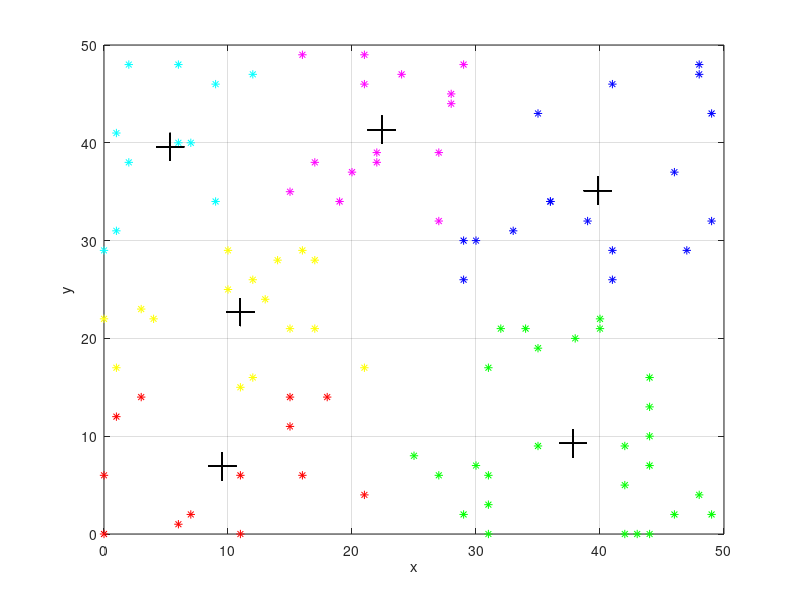

Write MATLAB code to recreate this figure.
clear all;
close all;
clc;

x=[9 2 49 48 16 7 0 21 48 17 22 6 11 36 1 44 31 28 22 35 0 40 44 33 41 29 12 0 14 3 11 40 41 20 27 42 13 44 38 7 1 31 36 12 27 28 43 42 31 31 21 3 19 11 12 10 15 46 15 15 49 0 35 42 10 32 48 47 1 27 16 9 18 6 46 44 29 49 16 21 17 29 25 34 44 9 30 35 39 41 6 1 21 24 15 17 2 29 30 4];
y=[33 48 32 47 29 2 6 49 4 28 38 48 15 34 31 7 6 44 39 19 29 21 0 31 29 2 47 22 28 14 6 22 26 37 32 9 24 16 20 40 41 0 34 26 39 45 0 0 3 17 46 23 34 0 16 29 35 2 14 21 43 0 9 5 25 21 48 29 17 6 6 46 14 1 37 13 48 2 49 4 38 26 8 21 10 34 7 43 32 46 40 12 17 47 11 21 38 30 30 22];
c=[1 1 3 3 5 2 2 6 4 5 6 1 5 3 1 4 4 6 6 4 1 4 4 3 3 4 1 5 5 2 2 4 3 6 6 4 5 4 4 1 1 4 3 5 6 6 4 4 4 4 6 5 6 2 5 5 6 4 2 5 3 2 4 4 5 4 3 3 5 4 2 1 2 2 3 4 6 4 6 2 6 3 4 4 4 1 4 3 3 3 1 2 5 6 2 5 1 3 3 5]; 
for i =1:100
    if(c(i)==6)
    plot(x(i),y(i),'m*');
    hold on;
    end
    if(c(i)==5)
    plot(x(i),y(i),'y*');
    end
    if(c(i)==4)
    plot(x(i),y(i),'g*');
    end
    if(c(i)==3)
    plot(x(i),y(i),'b*');
    end
    if(c(i)==2)
    plot(x(i),y(i),'r*');
    end
    if(c(i)==1)
    plot(x(i),y(i),'c*');
    end
    plot(5.333333333333333,39.583333333333336,'k+','MarkerSize',20);
    plot(9.538461538461538,6.923076923076923,'k+','MarkerSize',20);
    plot(39.8235294117647,35.11764705882353,'k+','MarkerSize',20);
    plot(37.81481481481482,9.25925925925926,'k+','MarkerSize',20);
    plot(11.0,22.6875,'k+','MarkerSize',20);
    plot(22.4,41.333333333333336,'k+','MarkerSize',20);
    hold on;
    grid on;
end

xlabel('x'),ylabel('y'); %坐标